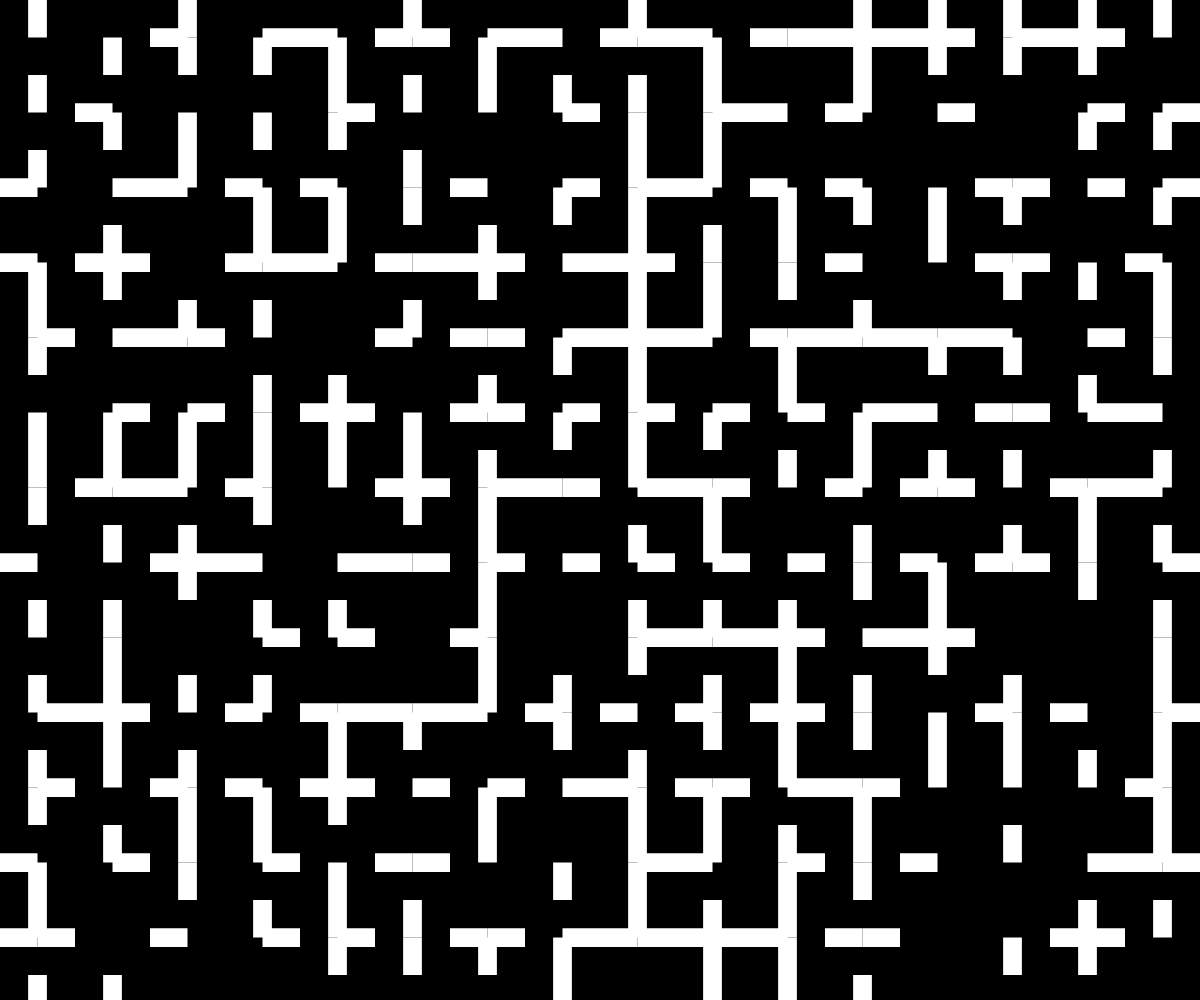
Frame 1 (no input)
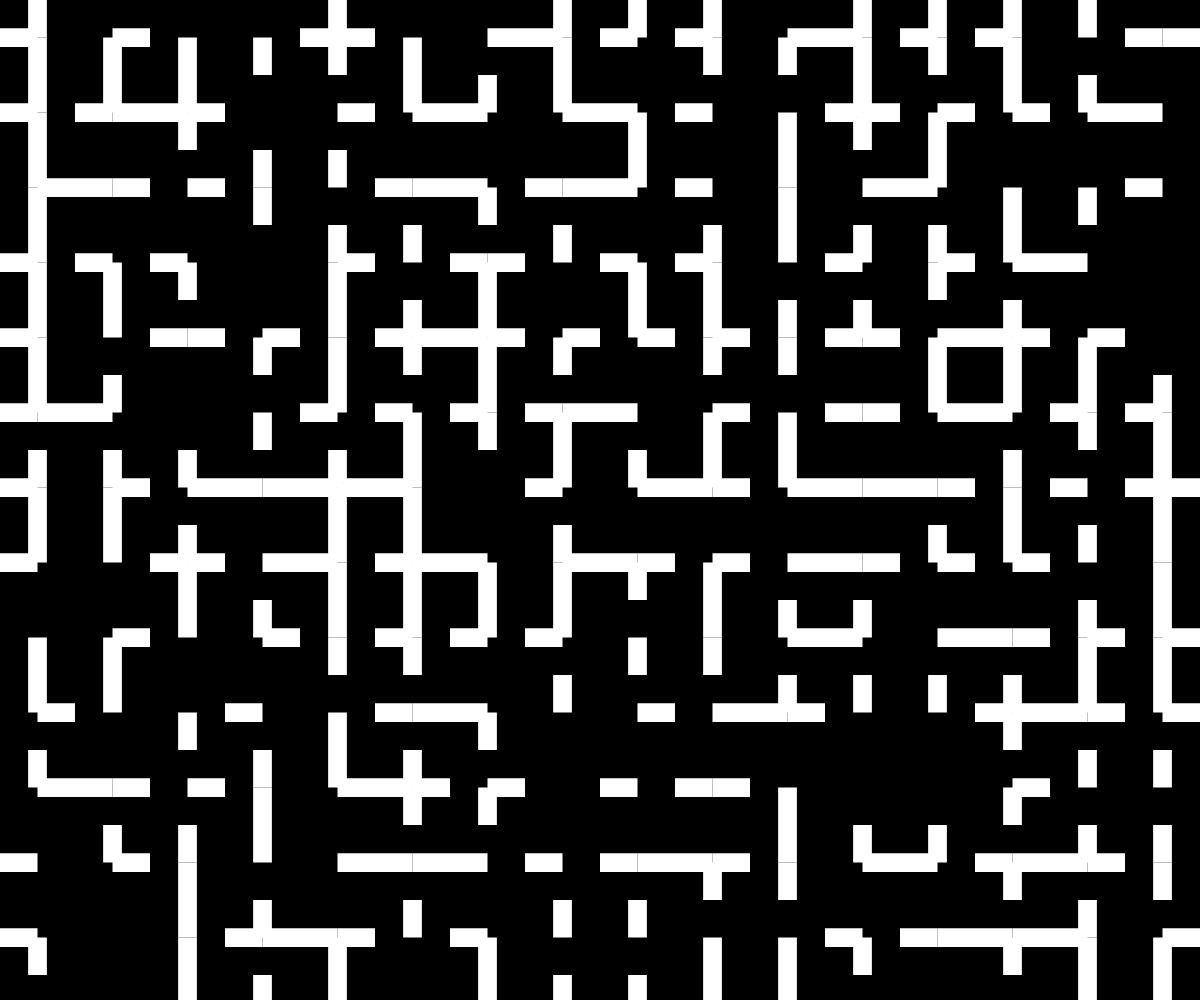
Frame 2 (the mouse pressed at the canvas centre, redrawn once)

The p5.js sketch that drew these frames (run headless with seeded random() and noise() and a simulated clock; the mouse was pressed at the canvas centre and the sketch redrawn once):

// p5.js sketch
// ── sketch.js
let strokeW;
let density;

let tileSize;
let numberOfTilesX;
let numberOfTilesY;

let randomColor = (255, 255, 255);
let bgColor = (0, 0, 0);

function setup() {
  createCanvas(windowWidth, windowHeight);
  angleMode(DEGREES);
  frameRate(3);
  noLoop();
  //noSmooth();

  strokeW = 0;
  density = 1;
  tileSize = 75;

  numberOfTilesX = width / tileSize + 1;
  numberOfTilesY = height / tileSize + 1;
}

function draw() {
  background(bgColor);

  strokeWeight(strokeW);
  stroke(0, 0, 0);

  for (let i = 0; i < numberOfTilesX; i++) {
    for (let j = 0; j < numberOfTilesY; j++) {
      drawTile(i * tileSize, j * tileSize, tileSize);
    }
  }
}

function drawTile(coordX, coordY, size) {
  //fill(255, 255, 255);
  //square(coordX, coordY, size);
  fill(255, 255, 255);
  let randoo;
  randoo = Math.random();
  if (randoo < 0.5) {
    rect(coordX - tileSize / 8 * 5, coordY, tileSize / 4, tileSize / 2);
  }
  randoo = Math.random();
  if (randoo < 0.5) {
    rect(coordX - tileSize / 8 * 5, coordY - tileSize / 8 * 4, tileSize / 4, tileSize / 2);
  }
  randoo = Math.random();
  if (randoo < 0.5) {
    rect(coordX - tileSize, coordY - tileSize / 8 * 5, tileSize / 2, tileSize / 4);
  }
  randoo = Math.random();
  if (randoo < 0.5) {
    rect(coordX - tileSize / 2, coordY - tileSize / 8 * 5, tileSize / 2, tileSize / 4);
  }
}

function randomBetweenNumbers(max, min) {
  return Math.floor(Math.random() * (max - min + 1) + min);
}
